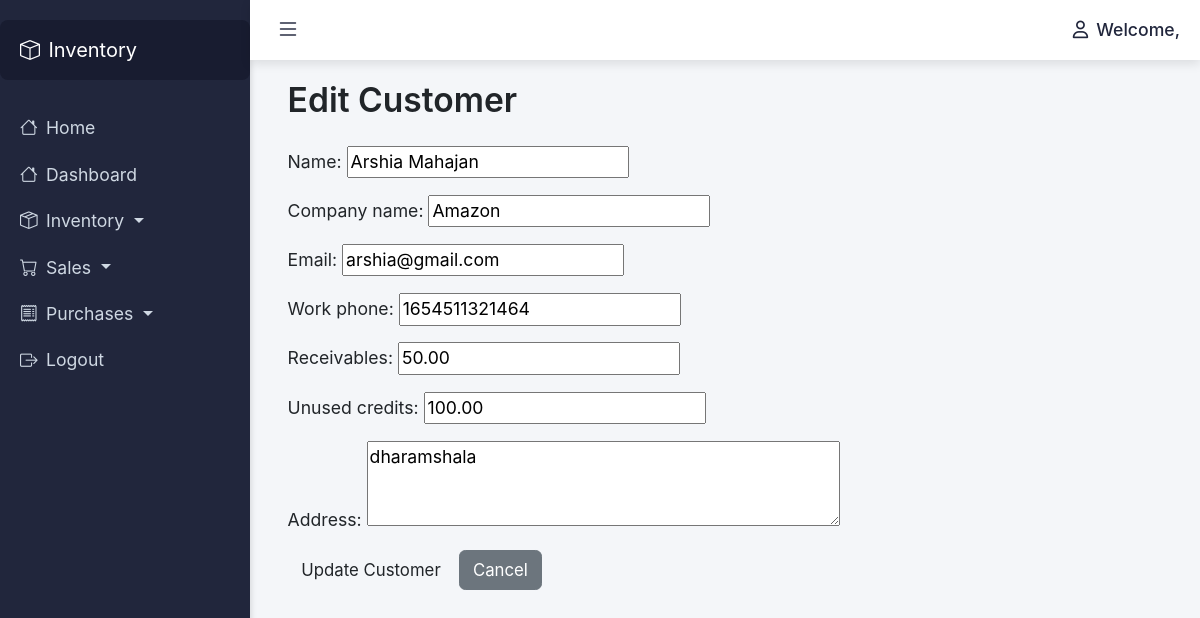
The page /edit/3/ on the database its author committed.
### dashboard/models.py (models this page shows, shortened)
class Customer(models.Model):
    name = models.CharField(max_length=100)
    company_name = models.CharField(max_length=100)
    email = models.EmailField()
    work_phone = models.CharField(max_length=15)
    receivables = models.DecimalField(max_digits=10, decimal_places=2)
    unused_credits = models.DecimalField(max_digits=10, decimal_places=2)
    address = models.TextField()

### dashboard/views.py (the view)
# urls.py: path('edit/<int:pk>/', edit_customer, name='edit_customer'),
def edit_customer(request, pk):
    customer = get_object_or_404(Customer, pk=pk)
    if request.method == 'POST':
        form = CustomerForm(request.POST, instance=customer)
        if form.is_valid():
            form.save()
            return redirect('customer_list')
    else:
        form = CustomerForm(instance=customer)
    return render(request, 'edit_customer.html', {'form': form})

### dashboard/forms.py
class CustomerForm(forms.ModelForm):
    class Meta:
        model = Customer
        fields = [
            'name',
            'company_name',
            'email',
            'work_phone',
            'receivables',
            'unused_credits',
            'address',
        ]
        widgets = {
            'name': forms.TextInput(attrs={'placeholder': 'Full Name'}),
            'email': forms.EmailInput(attrs={'placeholder': 'example@email.com'}),
            'address': forms.Textarea(attrs={'rows': 3}),
        }

### dashboard/templates/edit_customer.html (shortened to what this page needs)
{% extends 'base.html' %}
{% block content %}
<div class="table-container">
    <h2 class="mb-4">Edit Customer</h2>
    <form method="POST">
        {{ form.as_p }}
        <button type="submit" class="btn new-button">Update Customer</button>
        <a href="{% url 'customer_list' %}" class="btn btn-secondary">Cancel</a>
    </form>
</div>
{% endblock %}

### dashboard/templates/base.html (style rules this page uses)
body, html { height: 100%; margin: 0; font-family: Arial, sans-serif; background-color: #f4f6f9; font-size: 1.05rem; }
body { font-family: 'Inter', sans-serif; }
h1, h2, h3, h4, h5, h6 { font-weight: 600; }
:root { --bs-primary: #1a2b6d; }
:root { --bs-primary: #1a2b6d; --bs-accent: #4e73df; --bs-light: #f8f9fc; --bs-dark: #343a40; }
body { font-family: 'Inter', sans-serif; background-color: #f0f2f5; }

### rows shown on the page
Customer: name "Arshia Mahajan", company_name "Amazon", email "arshia@gmail.com", work_phone "1654511321464", receivables "50.00", unused_credits "100.00", address "dharamshala"
